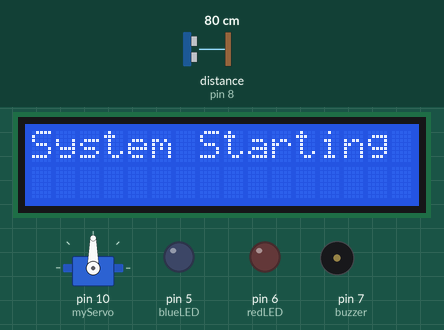
Recording of a sketch running on a simulated Arduino Uno, built with avr-gcc and run on an emulated ATmega328P. On the bench: servo, 16×2 character LCD, output pins drawn as LEDs (lit = HIGH), buzzer (waves = sounding, pin HIGH). Wiring (inferred from the names in the program): ultrasonic range finder: trigger pin 9; echo pin 8. Dashed ring = blinking. The inputs (shaded band) are chosen by the test bench; at power-on: distance to the obstacle (sensor on pin 8) 80 cm. The echo pulse lasts 58.3 µs per cm; pins used as bus, display or sensor lines are not drawn.

Above: at 0.1 s.
3.3 s: distance to the obstacle (sensor on pin 8) set to 45 cm
4.8 s: distance to the obstacle (sensor on pin 8) set to 38 cm
At 4.99 s:
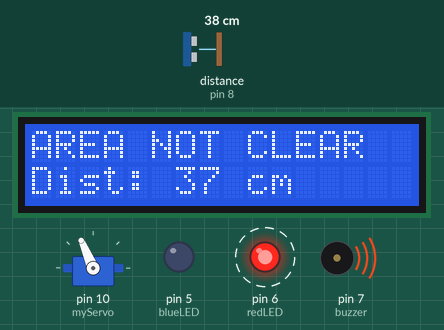
7.2 s: distance to the obstacle (sensor on pin 8) set to 120 cm
At 8.1 s:
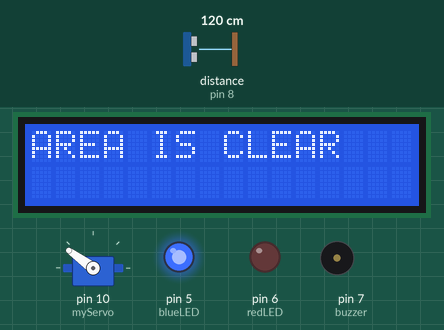
8.8 s: distance to the obstacle (sensor on pin 8) set to 2 cm
At 9.8 s:
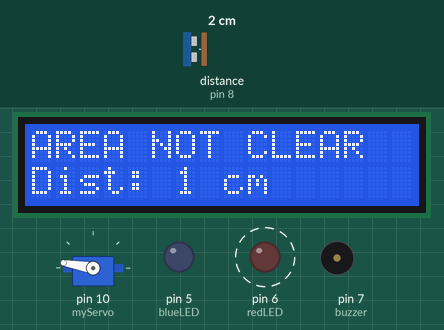
10.4 s: distance to the obstacle (sensor on pin 8) set to 60 cm
At 11.0 s:
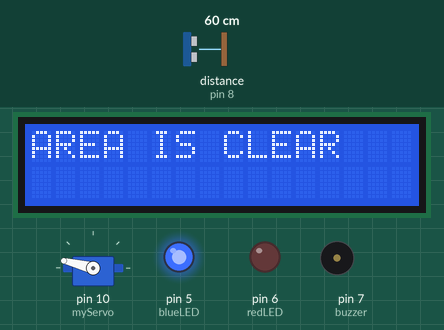
13.4 s: distance to the obstacle (sensor on pin 8) set to 4 cm
At 13.6 s:
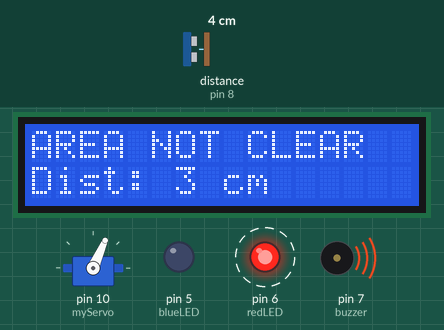
Timing chart, 0 to 16.8 s (numbered marks = the images above; inputs shaded):
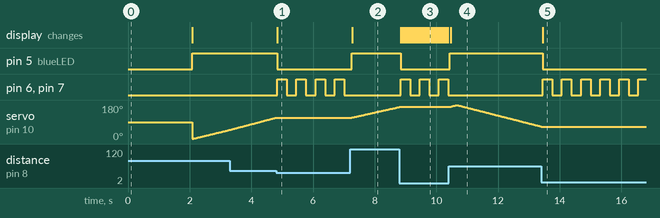

The sketch:

Distance_Detector.ino
```cpp
#include <Wire.h>
#include <LiquidCrystal_I2C.h>
#include <Servo.h>

#define trigPin 9
#define echoPin 8
#define buzzer 7
#define redLED 6
#define blueLED 5

LiquidCrystal_I2C lcd(0x27, 16, 2);
Servo myServo;

int angle = 0;
bool increasing = true;
bool objectDetected = false;
unsigned long previousMillis = 0;
bool blinkState = false;

void setup()
{
  pinMode(trigPin, OUTPUT);
  pinMode(echoPin, INPUT);
  pinMode(buzzer, OUTPUT);
  pinMode(redLED, OUTPUT);
  pinMode(blueLED, OUTPUT);

  myServo.attach(10);

  lcd.begin(16, 2);
  lcd.backlight();
  lcd.setCursor(0, 0);
  lcd.print("System Starting");
  delay(2000);
  lcd.clear();
}

void loop()
{
  long duration, distance;

  // Measure distance
  digitalWrite(trigPin, LOW);
  delayMicroseconds(2);
  digitalWrite(trigPin, HIGH);
  delayMicroseconds(10);
  digitalWrite(trigPin, LOW);

  duration = pulseIn(echoPin, HIGH);
  distance = duration * 0.034 / 2;

  if (distance < 40)
  {
    // Object detected
    if (!objectDetected)
    {
      lcd.clear();
      objectDetected = true;
    }

    lcd.setCursor(0, 0);
    lcd.print("AREA NOT CLEAR ");
    lcd.setCursor(0, 1);
    lcd.print("Dist: ");
    lcd.print(distance);
    lcd.print(" cm   ");

    digitalWrite(blueLED, LOW);
    myServo.detach();

    // Buzzer and LED blink
    unsigned long currentMillis = millis(); //timer
    if (currentMillis - previousMillis >= 300)
    {
      previousMillis = currentMillis;
      blinkState = !blinkState;
      digitalWrite(buzzer, blinkState);
      digitalWrite(redLED, blinkState);
    }
  }
  else
  {
    // Area is clear
    if (objectDetected)
    {
      lcd.clear();
      lcd.setCursor(0, 0);
      lcd.print("AREA IS CLEAR ");
      objectDetected = false;
    }

    digitalWrite(buzzer, LOW);
    digitalWrite(redLED, LOW);
    digitalWrite(blueLED, HIGH);
    blinkState = false;

    if (!myServo.attached())
    {
      myServo.attach(10);
    }

    // Move servo
    if (increasing)
    {
      angle++;
      if (angle >= 180) increasing = false;
    }
    else
    {
      angle--;
      if (angle <= 0) increasing = true;
    }

    myServo.write(angle);
    delay(20);
  }
}
```

Measured:
- the behaviour switches between 41 and 40 cm on distance to the obstacle (sensor on pin 8) (found by bisection; images 0 and 1)
- after the input at 4.8 s, pin 5 (blueLED): HIGH → LOW at once; pin 6 (redLED), pin 7 (buzzer): alternates HIGH for 0.31 s and LOW for 0.31 s, starting at once; servo on pin 10 (myServo): stays 113° (without the input it goes to 114° after 0.01 s); the display: changes at once (image 1)
- after the input at 7.2 s, pin 5 (blueLED): LOW → HIGH after 0.06 s; pin 6 (redLED), pin 7 (buzzer): stops changing and stays LOW; servo on pin 10 (myServo): moves from 113° to 169° over 1.5 s, starting after 0.06 s; the display: changes after 0.08 s (image 2)
- after the input at 8.8 s, pin 5 (blueLED): HIGH → LOW after 0.05 s; pin 6 (redLED), pin 7 (buzzer): alternates HIGH for 0.31 s and LOW for 0.31 s, starting after 0.05 s; servo on pin 10 (myServo): goes on until 8.8 s, then stays 170°; the display: changes after 0.05 s (image 3)
- after the input at 10.4 s, pin 5 (blueLED): LOW → HIGH at once; pin 6 (redLED), pin 7 (buzzer): stops changing and stays LOW; servo on pin 10 (myServo): rises from 170° to 180° in 0.22 s, then falls to 67° in 2.7 s; the display: changes after 0.06 s (image 4)
- after the input at 13.4 s, pin 5 (blueLED): HIGH → LOW after 0.06 s; pin 6 (redLED), pin 7 (buzzer): alternates HIGH for 0.31 s and LOW for 0.31 s, starting after 0.06 s; servo on pin 10 (myServo): goes on until 13.4 s, then stays 66°; the display: changes after 0.06 s (image 5)
